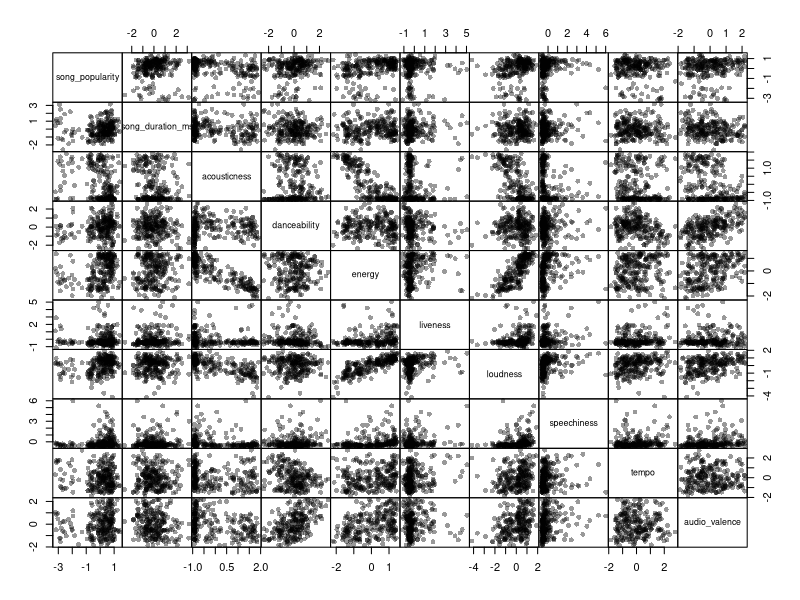

Generate this figure with R: (Note: this script raises an error after producing the figure.)
# Akanseoluwa Stephen Adegoke
# Master's Student, Data and Computational Science
# University College Dublin
# © 2020. Akanseoluwa Adegoke.


# Task # 
# - Complete a cluster analysis of the Spotify audio features data 

# Experience
# - Unsupervised Learning

# Performance Measure
# - Internal Validation : Calinski Harabasz Index
#                       : Silhouete
# - External Validation : - Rand Index


# Reading Spotify Songs data
spotify = read.csv("data_spotify_songs.csv")

#Viewing first parts of the dataset
head(spotify)

# Removing categorical data from our data
spotify_new = spotify[, -1 : -3]

# Scaling our dataset
spotify_new = scale(spotify_new)

# Visualising our data 
pairs(spotify_new, gap = 0, pch = 16, col=adjustcolor(1,0.4))

#K-means Clustering wth 3 clusters 
fitkm = kmeans(spotify_new, centers = 3, nstart = 20)
fitkm

# split the plot window in 2 screens 
par( mfrow = c(1,2) ) 

#Setting different shapes for the plot
symb <- c(17, 18, 19)

#Setting different colours for the clusters
col = c("red", "green", "deepskyblue3")


#Clustering according to Music Genre
pairs(spotify, gap = 0, pch = symb[spotify$genre], 
      col= adjustcolor(col[spotify$genre], 0.4), main = "Clustering by genre")


# Plot of Clustering Solution with Three(3) clusters
pairs(spotify_new, gap = 0, pch = symb[fitkm$cluster], 
      col=adjustcolor(col[fitkm$cluster], 0.4), main = "Clustering of three components")


######## CLUSTERING VALIDATION  ##########

## INTERNAL VALIDATION #
# Calinski-Harabasz Index #

#Setting our maximum value of K
K = 10

#Initialise Empty Vector 
wss = bss = rep(NA, K)


for ( k in 1:K ) {
  # run kmeans for each value of k
  fit <- kmeans(spotify_new, centers = k, nstart = 50)
  wss[k] <- fit$tot.withinss 
  # store total within sum of squares 
  bss[k] <- fit$betweenss
 
}

# Computing Calinski-Harabasz Index
N <- nrow(spotify_new)
ch <- ( bss/(1:K - 1) ) / ( wss/(N - 1:K) )
ch[1] <- 0

# Plot of the CH Index
plot(1:K, ch, type = "b", ylab = "CH", xlab = "K")


fit2 <- kmeans(spotify_new, centers = 2, nstart = 50) 

fit3 <- kmeans(spotify_new, centers = 3, nstart = 50)

symb <- c(15, 16, 17)
col = c("red", "green", "deepskyblue3")

# split the plot window in 2 screens
par( mfrow = c(1,2) ) 

# plot corresponding to 2 clusters 
pairs(spotify_new, gap = 0, pch = symb[fit2$cluster],
      col = adjustcolor(col[1:2], 0.4), main = "Clustering Result - K = 2")

# plot corresponding to 3 clusters 
pairs(spotify_new, gap = 0, pch = symb[fit3$cluster],
      col = adjustcolor(col[fit3$cluster], 0.4), main = "Clustering Result - K = 3")


# SILHOUETTE #
# Calling cluster library for Silhouette
library(cluster)

# Calculating the dissimilarity matrix
d = dist(spotify_new, method = "euclidean") ^ 2

# Silhouette for a two(2) cluster solution
sil2 = silhouette(fit2$cluster, d)
# Silhouette for a three(3) cluster solution 
sil3 = silhouette(fit3$cluster, d)

# Producing two Silhouette Plots
col = c("red", "green", "deepskyblue3")

par(mfrow = c(1,2) )

#Plot of Silhouette for a 2 cluster solution
plot(sil2, col = adjustcolor(col[1:2], 0.3), main ="Spotify with K = 2")

#Plot of Silhouette for a 3 cluster solution
plot(sil3, col = adjustcolor(col, 0.3), main ="Spotify with K = 3")


# EXTERNAL VALIDATION #

#Using Rand Index and External Rand Index

#Calling library e1071 for calculating Rand and Adjusted Rand Index
library(e1071)

tab = table(fit2$cluster, spotify[,1])
tab

tab2 = table(fit3$cluster, spotify[,1])
tab2


classAgreement(tab)
classAgreement(tab2)


### REPORT ###
### MOTIVATION and COMMENTS ### 


# From the CH index, there is an elbow at k =2 and from 2 downwards there is a downward movement on the graph
# till it  fades off. From this , I will suggest a 
# two cluster solution. 

# From the Silhouette , the two cluster solution has a greater Silhouette number than that
# of the 3 cluster solution. So I will suggest a two cluster solution
# from the Silhouette Index.
#
# From the Visulaisation of the plots of the two and three clusters, 
# the plot of the two clusters seems to be more clear and pass more
#information than that of the three clusters. I will also suggest a two
# cluster solution from the visualisations.
#
# From the Rand Index, Most of our data in cluster 1 belong to the acoustic genre with 
# little representation of the pop and rock genre while 
# most of our data in Cluster two belong to the pop genre, followed by the rock genre and
# little representation of the acoustic genre.

# The Rand Index gives a value of 0.73 which is quite large
# and the adjusted Rand Index gives a value of 0.47 which is okay and
# still suggests a fairly good fit.
#
